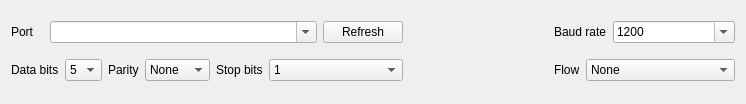
<?xml version="1.0" encoding="UTF-8"?>
<ui version="4.0">
 <class>SerialConfigEditor</class>
 <widget class="QWidget" name="SerialConfigEditor">
  <property name="geometry">
   <rect>
    <x>0</x>
    <y>0</y>
    <width>746</width>
    <height>104</height>
   </rect>
  </property>
  <layout class="QGridLayout" name="gridLayout">
   <item row="1" column="0">
    <layout class="QHBoxLayout" name="horizontalLayout">
     <item>
      <widget class="QLabel" name="dataBitsLabel">
       <property name="text">
        <string>Data bits</string>
       </property>
      </widget>
     </item>
     <item>
      <widget class="QComboBox" name="dataBitsCombo">
       <item>
        <property name="text">
         <string>5</string>
        </property>
       </item>
       <item>
        <property name="text">
         <string>6</string>
        </property>
       </item>
       <item>
        <property name="text">
         <string>7</string>
        </property>
       </item>
       <item>
        <property name="text">
         <string>8</string>
        </property>
       </item>
      </widget>
     </item>
    </layout>
   </item>
   <item row="1" column="1">
    <layout class="QHBoxLayout" name="horizontalLayout_2">
     <item>
      <widget class="QLabel" name="parityLabel">
       <property name="text">
        <string>Parity</string>
       </property>
      </widget>
     </item>
     <item>
      <widget class="QComboBox" name="parityCombo">
       <item>
        <property name="text">
         <string>None</string>
        </property>
       </item>
       <item>
        <property name="text">
         <string>Even</string>
        </property>
       </item>
       <item>
        <property name="text">
         <string>Odd</string>
        </property>
       </item>
       <item>
        <property name="text">
         <string>Space</string>
        </property>
       </item>
       <item>
        <property name="text">
         <string>Mark</string>
        </property>
       </item>
      </widget>
     </item>
    </layout>
   </item>
   <item row="1" column="2">
    <layout class="QHBoxLayout" name="horizontalLayout_3">
     <item>
      <widget class="QLabel" name="stopBitsLabel">
       <property name="text">
        <string>Stop bits</string>
       </property>
      </widget>
     </item>
     <item>
      <widget class="QComboBox" name="stopBitsCombo">
       <item>
        <property name="text">
         <string>1</string>
        </property>
       </item>
       <item>
        <property name="text">
         <string>1.5 (Windows only)</string>
        </property>
       </item>
       <item>
        <property name="text">
         <string>2</string>
        </property>
       </item>
      </widget>
     </item>
    </layout>
   </item>
   <item row="1" column="4">
    <layout class="QHBoxLayout" name="horizontalLayout_4" stretch="30,70">
     <item>
      <widget class="QLabel" name="flowLabel">
       <property name="text">
        <string>Flow</string>
       </property>
      </widget>
     </item>
     <item>
      <widget class="QComboBox" name="flowCombo">
       <item>
        <property name="text">
         <string>None</string>
        </property>
       </item>
       <item>
        <property name="text">
         <string>Hardware (RTS/CTS)</string>
        </property>
       </item>
       <item>
        <property name="text">
         <string>Software (XON/XOFF)</string>
        </property>
       </item>
      </widget>
     </item>
    </layout>
   </item>
   <item row="0" column="0" colspan="3">
    <layout class="QHBoxLayout" name="horizontalLayout_6" stretch="10,80,10">
     <item>
      <widget class="QLabel" name="portLabel">
       <property name="text">
        <string>Port</string>
       </property>
      </widget>
     </item>
     <item>
      <widget class="QComboBox" name="portCombo">
       <property name="editable">
        <bool>true</bool>
       </property>
       <property name="insertPolicy">
        <enum>QComboBox::InsertPolicy::NoInsert</enum>
       </property>
       <property name="minimumContentsLength">
        <number>26</number>
       </property>
      </widget>
     </item>
     <item>
      <widget class="QPushButton" name="refreshButton">
       <property name="text">
        <string>Refresh</string>
       </property>
      </widget>
     </item>
    </layout>
   </item>
   <item row="0" column="4">
    <layout class="QHBoxLayout" name="horizontalLayout_5" stretch="30,70">
     <item>
      <widget class="QLabel" name="baudLabel">
       <property name="text">
        <string>Baud rate</string>
       </property>
      </widget>
     </item>
     <item>
      <widget class="QComboBox" name="baudCombo">
       <property name="editable">
        <bool>true</bool>
       </property>
       <item>
        <property name="text">
         <string>1200</string>
        </property>
       </item>
       <item>
        <property name="text">
         <string>2400</string>
        </property>
       </item>
       <item>
        <property name="text">
         <string>4800</string>
        </property>
       </item>
       <item>
        <property name="text">
         <string>9600</string>
        </property>
       </item>
       <item>
        <property name="text">
         <string>19200</string>
        </property>
       </item>
       <item>
        <property name="text">
         <string>38400</string>
        </property>
       </item>
       <item>
        <property name="text">
         <string>57600</string>
        </property>
       </item>
       <item>
        <property name="text">
         <string>115200</string>
        </property>
       </item>
       <item>
        <property name="text">
         <string>230400</string>
        </property>
       </item>
       <item>
        <property name="text">
         <string>460800</string>
        </property>
       </item>
       <item>
        <property name="text">
         <string>921600</string>
        </property>
       </item>
       <item>
        <property name="text">
         <string>1000000</string>
        </property>
       </item>
      </widget>
     </item>
    </layout>
   </item>
   <item row="0" column="3">
    <spacer name="horizontalSpacer_1">
     <property name="orientation">
      <enum>Qt::Orientation::Horizontal</enum>
     </property>
     <property name="sizeHint" stdset="0">
      <size>
       <width>40</width>
       <height>20</height>
      </size>
     </property>
    </spacer>
   </item>
   <item row="1" column="3">
    <spacer name="horizontalSpacer_2">
     <property name="orientation">
      <enum>Qt::Orientation::Horizontal</enum>
     </property>
     <property name="sizeHint" stdset="0">
      <size>
       <width>40</width>
       <height>20</height>
      </size>
     </property>
    </spacer>
   </item>
  </layout>
 </widget>
 <resources/>
 <connections/>
</ui>
